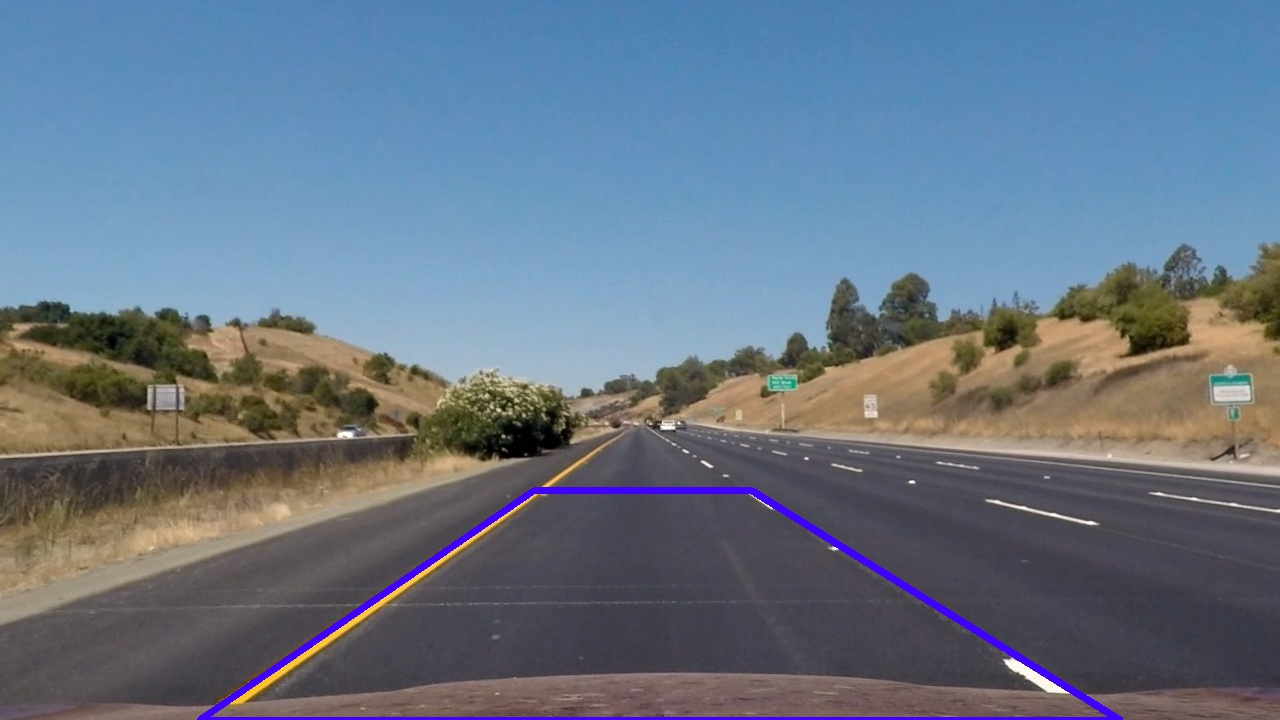
#> input picture transformed/overlay.jpg, 1280 x 720 px
$ python -i lanefinder.py   (imports and definitions only)   (older library calls are emulated)
#> lines starting #> are read from the running program, lines starting #| are printed output that depends on the picture; after the words box and inside, x2 and y2 are one past the last pixel; in counts of white or black regions, pixels touching at a corner belong together
# File: lanefinder
# Author: Roman Stanchak
# Description: methods for detecting the active lane in first-person road images

import cv2
import numpy as np

# constants based on U.S. regulations
LANE_WIDTH_FEET = 12.
LANE_LENGTH_FEET = 10.

# empirical measurements using a perspective_transform from
# roipoly3 to destpoly below
LANE_WIDTH_PIXELS = 657
LANE_LENGTH_PIXELS = 180
X_FT_PER_PX = LANE_WIDTH_FEET/LANE_WIDTH_PIXELS
Y_FT_PER_PX = LANE_LENGTH_FEET/LANE_LENGTH_PIXELS


# [18 lines left out: functions roipoly3, destpoly, not called in this run]


class Thresholder:
    """
    container for intermediate images used for processing road image to produce
    lane pixels
    """
    def __init__(self, rgb):
        """create Thresholder with 3-channel image in RGB format"""
        self.hls = cv2.cvtColor(rgb, cv2.COLOR_RGB2HLS)
#> self.hls: shape (720, 1280, 3); mean of channels 0, 1, 2 88.5, 117.7, 68.6
        self.hsv = cv2.cvtColor(rgb, cv2.COLOR_RGB2HSV)
#> self.hsv: shape (720, 1280, 3); mean H, S, V 88.5, 85.7, 144.8
        self.s_channel = self.hls[:, :, 2]
        self.v_channel = self.hsv[:, :, 2]
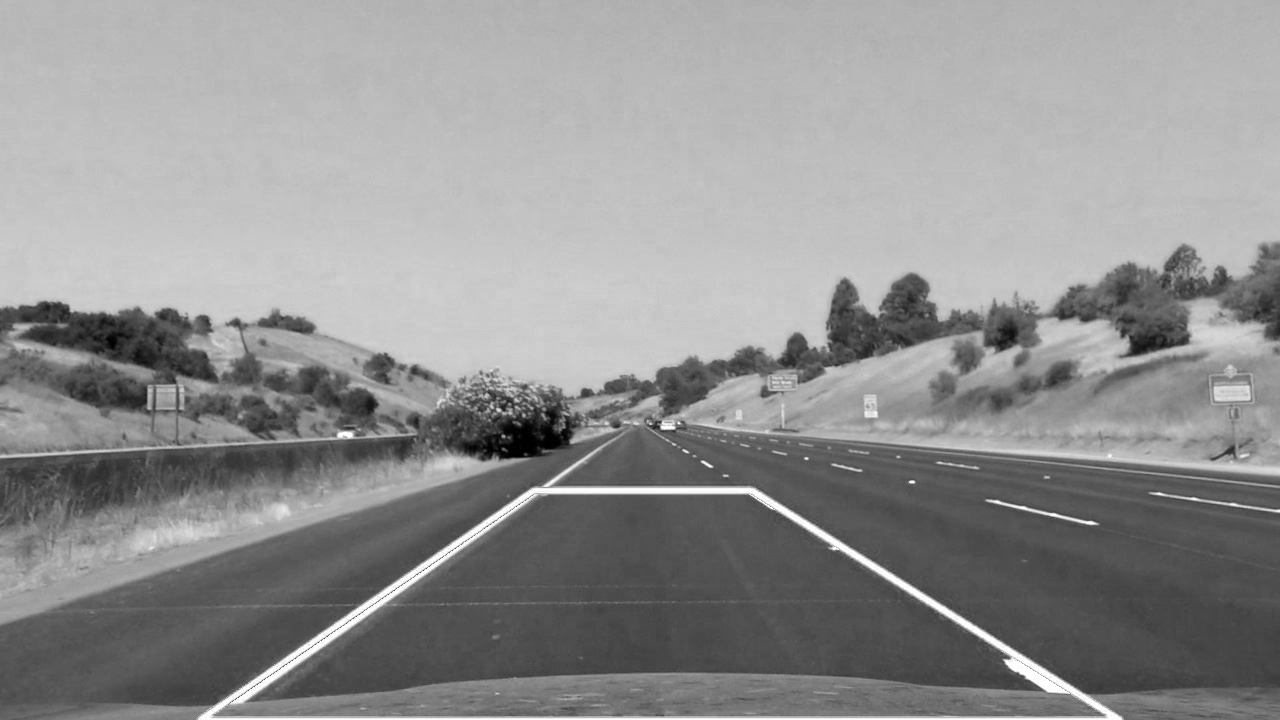
#> self.v_channel: shape (720, 1280); min 0, max 255, mean 144.8
        self.s_mask = np.zeros(rgb.shape[:2], dtype=np.uint8)
        self.v_mask = np.zeros(rgb.shape[:2], dtype=np.uint8)
        self.s_x = cv2.Sobel(self.s_channel, cv2.CV_32F, 1, 0)
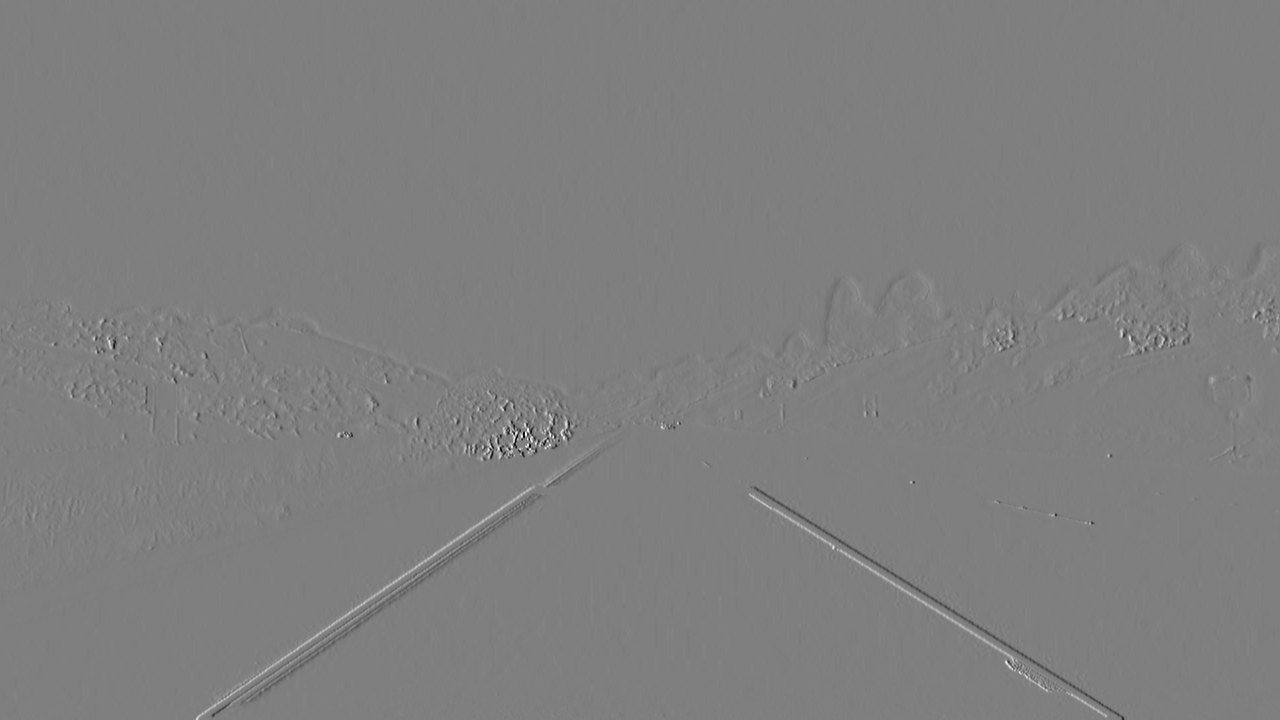
#> self.s_x: shape (720, 1280) float32; min -1020, max 1020, mean 0; drawn with min black and max white
        self.s_y = cv2.Sobel(self.s_channel, cv2.CV_32F, 0, 1)
        self.sx_mask = np.zeros(rgb.shape[:2], dtype=np.uint8)
        self.sy_mask = np.zeros(rgb.shape[:2], dtype=np.uint8)
        self.mask = np.zeros_like(self.s_channel)

    def threshold(self, sx_thresh=192, sy_thresh=192,
                  v_thresh=192, s_thresh=128):
        """apply thresholds as provided in args and return combined result"""
#> called with sx_thresh = 192, sy_thresh = 192, v_thresh = 192, s_thresh = 128
        self.sx_mask = np.where((np.abs(self.s_x) >= sx_thresh),
                                np.uint8(1), np.uint8(0))
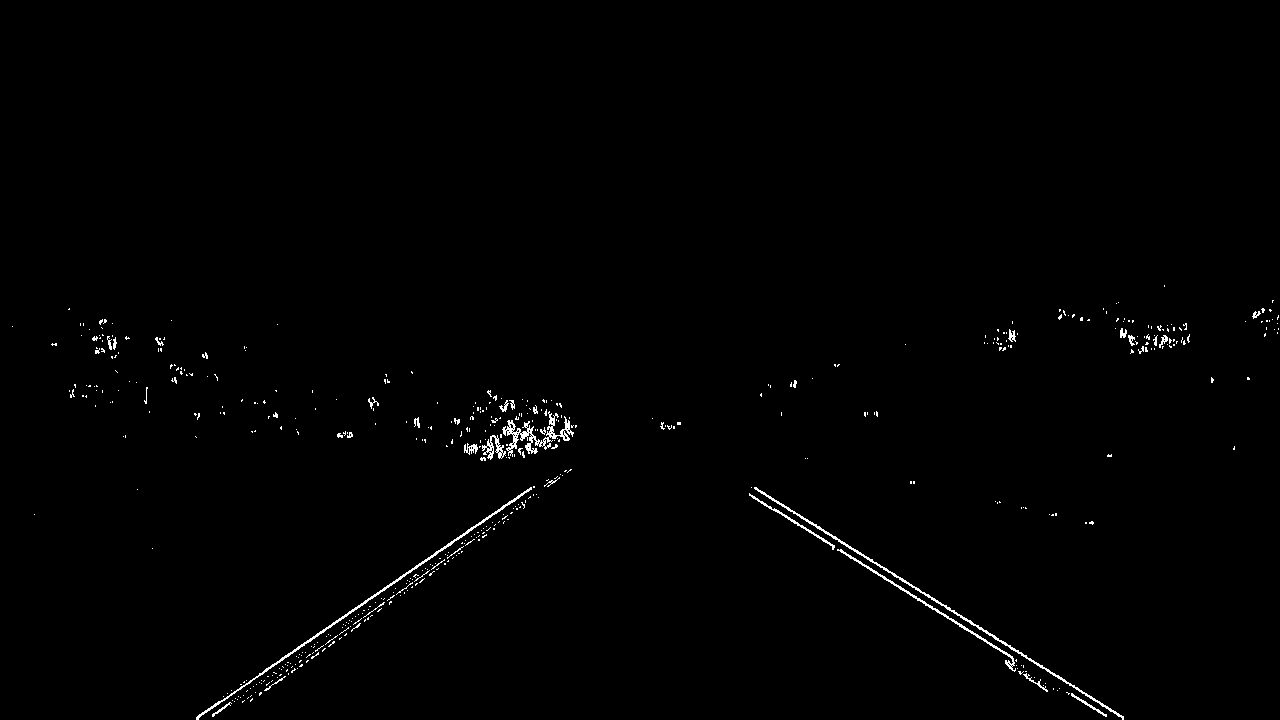
#> self.sx_mask: shape (720, 1280); values 0 (black) and 1 (white), 0.77% white in thin lines or dots, all inside (x1, y1, x2, y2) = (12, 285, 1279, 720)
        self.sy_mask = np.where((np.abs(self.s_y) >= sy_thresh),
                                np.uint8(1), np.uint8(0))
#> self.sy_mask: shape (720, 1280); values 0 (black) and 1 (white), 1.5% white in thin lines or dots, all inside (x1, y1, x2, y2) = (1, 301, 1280, 719)
        self.s_mask = np.where((self.s_channel >= s_thresh),
                               np.uint8(1), np.uint8(0))
#> self.s_mask: shape (720, 1280); values 0 (black) and 1 (white), 2.1% white; 270 white regions (212 under 20 px), largest, box (x1, y1, x2, y2) and area: (197, 460, 1123, 720) 13428, (1120, 315, 1189, 357) 1053, (1259, 297, 1280, 323) 240
        self.v_mask = np.where((self.v_channel >= v_thresh),
                               np.uint8(1), np.uint8(0))
#> self.v_mask: shape (720, 1280); values 0 (black) and 1 (white), 21.5% white; 712 white regions (616 under 20 px), largest, box (x1, y1, x2, y2) and area: (0, 107, 1264, 394) 172266, (198, 488, 1122, 720) 10522, (913, 442, 1280, 475) 1614
        self.mask = np.where(((self.sx_mask & self.sy_mask) |
                              (self.s_mask & self.v_mask)),
                             np.uint8(1), np.uint8(0))
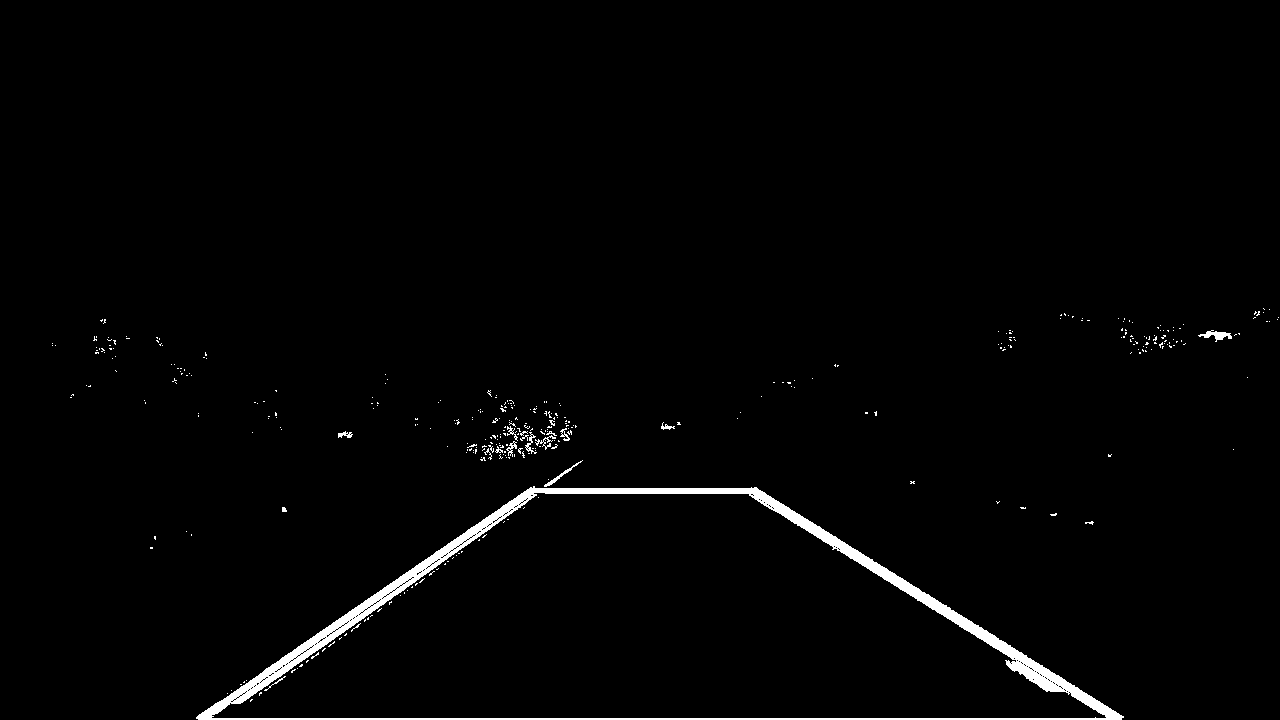
#> self.mask: shape (720, 1280); values 0 (black) and 1 (white), 1.6% white; 366 white regions (350 under 20 px), largest, box (x1, y1, x2, y2) and area: (196, 486, 1124, 720) 12808, (1198, 330, 1232, 342) 177, (544, 460, 583, 487) 119
        return self.mask


class PerspectiveTransform:
    """container for computing perspective transformation and inverse"""
    # [30 lines left out: functions __init__, __call__, not called in this run]

    def backproject(self, overlay, dst_size):
        return cv2.warpPerspective(overlay, self.invM, dst_size)


class LaneFinder:
    # [159 lines left out: functions __init__, drawlanes, drawtextline, drawtext, drawcurve, lanepoints and 1 more, not called in this run]

>>> import cv2
>>> picture = cv2.cvtColor(cv2.imread('transformed/overlay.jpg'), cv2.COLOR_BGR2RGB)
>>> result = Thresholder(picture).threshold()
